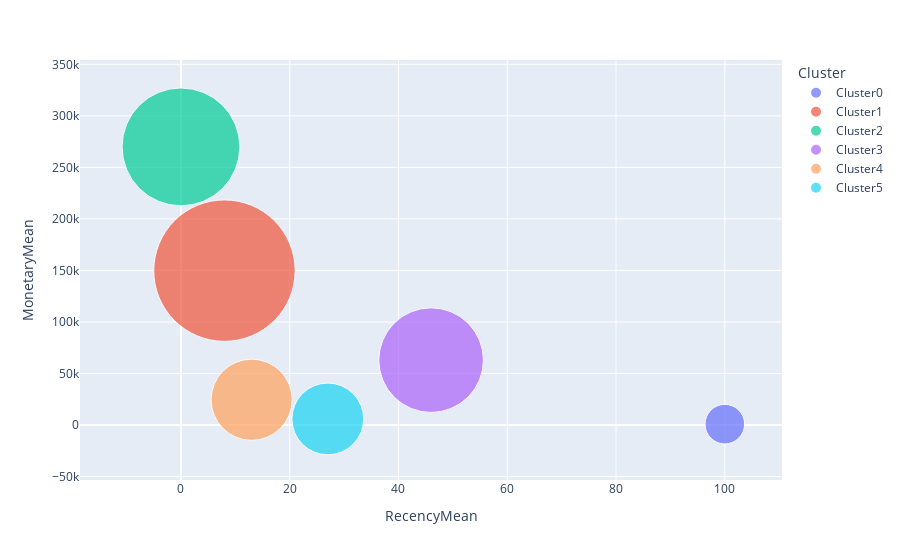

Here is the notebook cell this chart was saved with:
### Code cell
fig = px.scatter(rfm_agg2,x = 'RecencyMean',y='MonetaryMean',size = 'FrequencyMean',color='Cluster',hover_name='Cluster',size_max=100)
fig.show()

### Figure 1 — Plotly figure (JSON) as saved in the notebook; plotly's stock layout.template omitted (floating-point values rounded to 4 significant figures)
{"data": [{"hovertemplate": "<b>%{hovertext}</b><br><br>Cluster=Cluster0<br>RecencyMean=%{x}<br>MonetaryMean=%{y}<br>FrequencyMean=%{marker.size}<extra></extra>", "hovertext": ["Cluster0"], "legendgroup": "Cluster0", "marker": {"color": "#636efa", "size": [48], "sizemode": "area", "sizeref": 0.0614, "symbol": "circle"}, "mode": "markers", "name": "Cluster0", "orientation": "v", "showlegend": true, "type": "scatter", "x": [100], "xaxis": "x", "y": [847], "yaxis": "y"}, {"hovertemplate": "<b>%{hovertext}</b><br><br>Cluster=Cluster1<br>RecencyMean=%{x}<br>MonetaryMean=%{y}<br>FrequencyMean=%{marker.size}<extra></extra>", "hovertext": ["Cluster1"], "legendgroup": "Cluster1", "marker": {"color": "#EF553B", "size": [614], "sizemode": "area", "sizeref": 0.0614, "symbol": "circle"}, "mode": "markers", "name": "Cluster1", "orientation": "v", "showlegend": true, "type": "scatter", "x": [8], "xaxis": "x", "y": [149829], "yaxis": "y"}, {"hovertemplate": "<b>%{hovertext}</b><br><br>Cluster=Cluster2<br>RecencyMean=%{x}<br>MonetaryMean=%{y}<br>FrequencyMean=%{marker.size}<extra></extra>", "hovertext": ["Cluster2"], "legendgroup": "Cluster2", "marker": {"color": "#00cc96", "size": [426], "sizemode": "area", "sizeref": 0.0614, "symbol": "circle"}, "mode": "markers", "name": "Cluster2", "orientation": "v", "showlegend": true, "type": "scatter", "x": [0], "xaxis": "x", "y": [269932], "yaxis": "y"}, {"hovertemplate": "<b>%{hovertext}</b><br><br>Cluster=Cluster3<br>RecencyMean=%{x}<br>MonetaryMean=%{y}<br>FrequencyMean=%{marker.size}<extra></extra>", "hovertext": ["Cluster3"], "legendgroup": "Cluster3", "marker": {"color": "#ab63fa", "size": [336], "sizemode": "area", "sizeref": 0.0614, "symbol": "circle"}, "mode": "markers", "name": "Cluster3", "orientation": "v", "showlegend": true, "type": "scatter", "x": [46], "xaxis": "x", "y": [62970], "yaxis": "y"}, {"hovertemplate": "<b>%{hovertext}</b><br><br>Cluster=Cluster4<br>RecencyMean=%{x}<br>MonetaryMean=%{y}<br>FrequencyMean=%{marker.size}<extra></extra>", "hovertext": ["Cluster4"], "legendgroup": "Cluster4", "marker": {"color": "#FFA15A", "size": [202], "sizemode": "area", "sizeref": 0.0614, "symbol": "circle"}, "mode": "markers", "name": "Cluster4", "orientation": "v", "showlegend": true, "type": "scatter", "x": [13], "xaxis": "x", "y": [24535], "yaxis": "y"}, {"hovertemplate": "<b>%{hovertext}</b><br><br>Cluster=Cluster5<br>RecencyMean=%{x}<br>MonetaryMean=%{y}<br>FrequencyMean=%{marker.size}<extra></extra>", "hovertext": ["Cluster5"], "legendgroup": "Cluster5", "marker": {"color": "#19d3f3", "size": [158], "sizemode": "area", "sizeref": 0.0614, "symbol": "circle"}, "mode": "markers", "name": "Cluster5", "orientation": "v", "showlegend": true, "type": "scatter", "x": [27], "xaxis": "x", "y": [5939], "yaxis": "y"}], "layout": {"legend": {"itemsizing": "constant", "title": {"text": "Cluster"}, "tracegroupgap": 0}, "margin": {"t": 60}, "xaxis": {"anchor": "y", "domain": [0, 1], "title": {"text": "RecencyMean"}}, "yaxis": {"anchor": "x", "domain": [0, 1], "title": {"text": "MonetaryMean"}}}}
